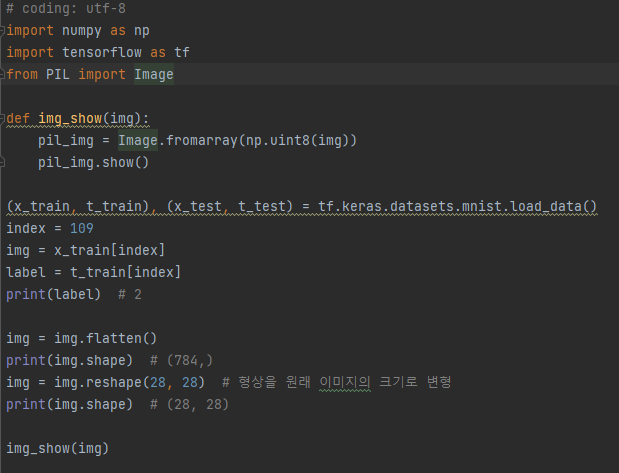
#> input picture 2023-1/딥러닝실제/과제/5.9주차과제/SRC_Image.png, 619 x 473 px
$ python ShowImage.py --path '../../../../2023-1/딥러닝실제/과제/5.9주차과제/SRC_Image.png'
#> lines starting #> are read from the running program, lines starting #| are printed output that depends on the picture
import argparse
import cv2

parser = argparse.ArgumentParser()
parser.add_argument('--path', default='../../1.Data/Lena.png', help='Image path.')
parser.add_argument('--iter', default=50, help='Downsampling-upsampling iterations number')
params = parser.parse_args()
orig = cv2.imread(params.path)
#> orig is the input picture: shape (473, 619, 3); mean B, G, R 47.3, 47.3, 47.2
orig_size = orig.shape[0:2]
#> orig_size = (473, 619)

cv2.imshow("Original image", orig)
cv2.waitKey(2000)

resized = orig

for i in range(params.iter):
    resized = cv2.resize(cv2.resize(resized, (256, 256)), orig_size)
    cv2.imshow("downsized&restored", resized)
    cv2.waitKey(100)
#> this loop made 50 passes
#> pass 1, `resized = cv2.resize(cv2.resize(resized, (256, 256)), orig_size)`:
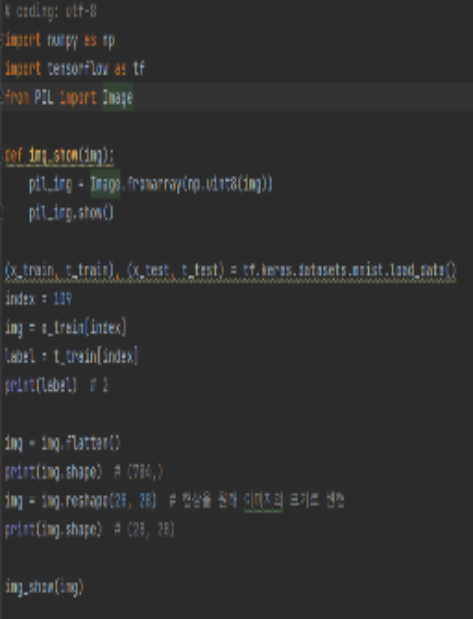
#> resized: shape (619, 473, 3); mean B, G, R 47.2, 47.3, 47.2
#> after the loop:
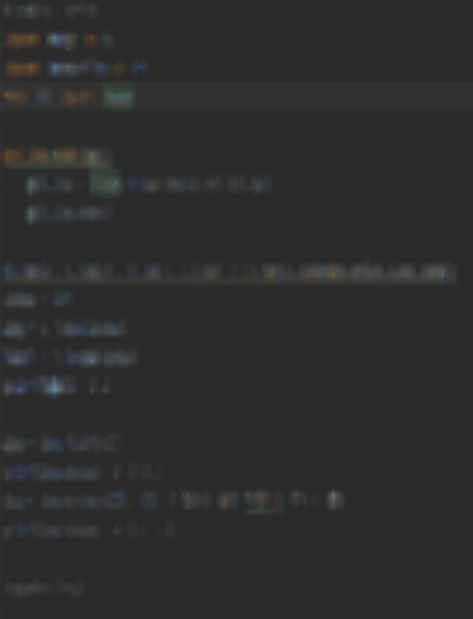
#> resized: shape (619, 473, 3); mean B, G, R 45.7, 45.6, 45.4

cv2.destroyWindow("downsized&restored")

cv2.namedWindow("original", cv2.WINDOW_NORMAL)
cv2.namedWindow("result")
cv2.imshow("original", orig)
cv2.imshow("result", resized)
cv2.waitKey(0)

cv2.destroyAllWindows()
